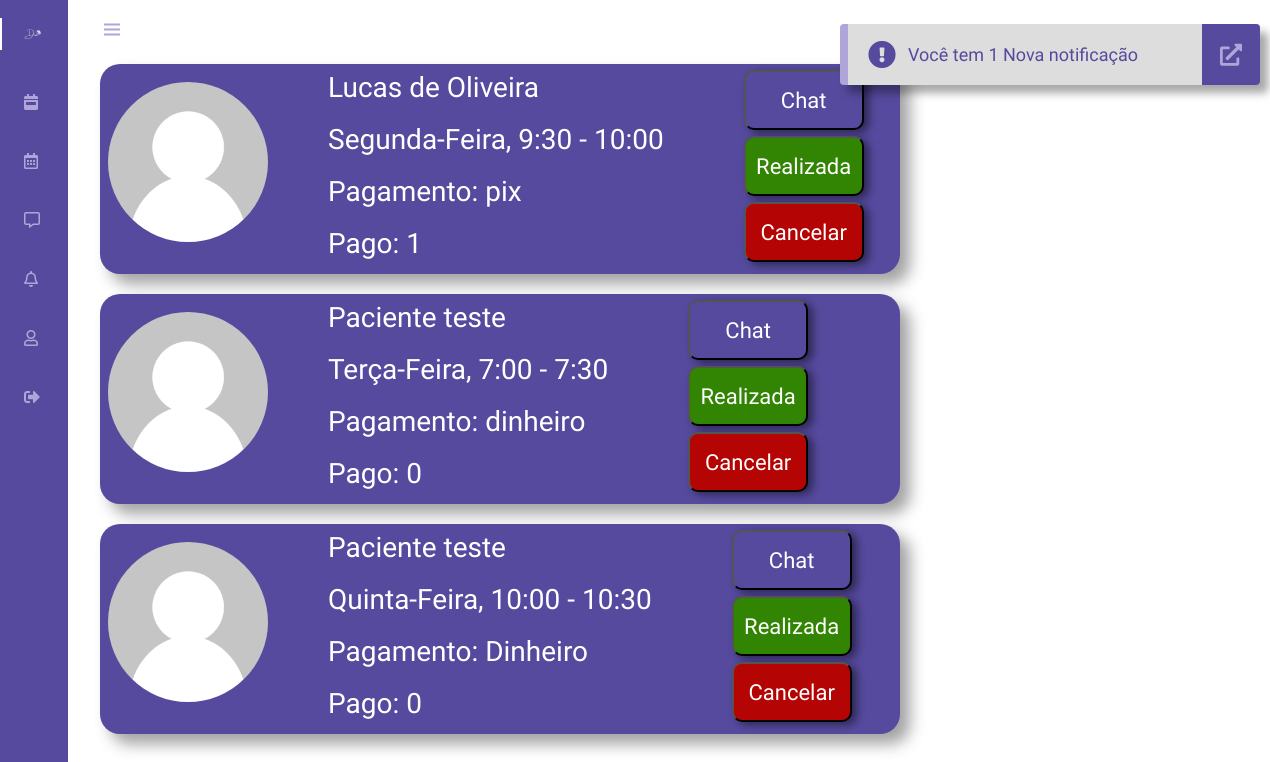
Page /realizadas.php (signed in) on the committed database.
### tables this page shows
CREATE TABLE `cad_usuario` (
  `unique_id` varchar(200) NOT NULL,
  `nome` varchar(50) NOT NULL,
  `nascimento` char(10) NOT NULL,
  `sexo` char(1) DEFAULT NULL,
  `email` varchar(30) NOT NULL,
  `senha` char(40) NOT NULL,
  `cpf` char(14) NOT NULL,
  `telefone` char(19) DEFAULT NULL,
  `cep` char(9) NOT NULL,
  `estado` char(2) DEFAULT NULL,
  `foto` varchar(100) DEFAULT NULL,
  `rg` varchar(15) NOT NULL,
  `status` varchar(30) NOT NULL,
  `desativada` int(11) DEFAULT NULL
);

CREATE TABLE `consulta` (
  `id_consulta` int(11) NOT NULL,
  `horario` varchar(100) NOT NULL,
  `id_psic` int(11) NOT NULL,
  `id_user` int(11) NOT NULL,
  `realizada` int(11) DEFAULT NULL,
  `tipo_pagamento` varchar(20) DEFAULT NULL,
  `pago` int(3) DEFAULT NULL
);

### realizadas.php (the view, shortened to what this page needs)
<?php
    require_once 'conexao.php';
        $id = $_SESSION['unique_id'];
?>
<!DOCTYPE html>
<html lang="en">
<head>
    <link rel="stylesheet" href="css/navbar.css">
    <link rel="stylesheet" href="css/marcada.css">
    <link rel="stylesheet" href="css/not.css">
    <link rel="stylesheet" href="https://cdnjs.cloudflare.com/ajax/libs/font-awesome/5.15.2/css/all.min.css">
    <link href='https://unpkg.com/boxicons@2.0.7/css/boxicons.min.css' rel='stylesheet'>
</head>
<body id="body-pd">
    <header class="header" id="header">
        <div class="header__toggle">
        <i class='bx bx-menu' id="header-toggle"></i>
        </div>
        <div class="header__img">
            <img src="assets/img/perfil.jpg" alt="">
        </div>
    </header>
    <div class="l-navbar" id="nav-bar">
    <nav class="nav">
            <div>
                <a href="index.php" class="nav__logo active">
                    <img class = "logo" src="assets/logo.png" alt="">
                </a>
                <div class="nav__list">
                    <a href="dashboard.php" class="nav__link ">
                    <i class="fas fa-calendar-week"></i>
                    </a>
                    <a href="agenda.php" class="nav__link">
                    <i class="far fa-calendar-alt"></i>
                    </a>
                    <a href="chat/users.php" class="nav__link">
                    <i class="far fa-comment-alt"></i>
                    </a>
                    <a href="notificacao_psic.php" class="nav__link">
                    <i class="far fa-bell"></i>
                    </a>
                    <a href="perfil_psic.php" class="nav__link">
                    <i class="far fa-user"></i>
                    </a>
                    <a href="encerra.php" class="nav__link">
                    <i class="fas fa-sign-out-alt"></i>
                    </a>
                </div>
            </div>
        </nav>
    </div>
    <?php
    $notificado = $_SESSION['unique_id'];
    $notify = mysqli_query($conn, "SELECT * FROM notificacao WHERE id_para = '$notificado'");
    $not = mysqli_num_rows($notify);
     if($not){
        if($not == 1){
            echo "<div class='alert show'>
            <span class='fas fa-exclamation-circle'></span>
            <span class='msg'>Você tem $not Nova notificação</span>
            <a href='notificacao_psic.php'><span class='close-btn'>
            <span class='fas fa-external-link-alt'></span>
        </span></a>
            </div>";
         }
    }
?>
    <?php
    $acha = mysqli_query($conn, "SELECT u.nome, u.foto, u.unique_id, c.id_user, c.id_consulta, c.horario, c.realizada, c.id_psic, c.pago, c.tipo_pagamento FROM cad_usuario AS u INNER JOIN consulta AS c ON u.unique_id = c.id_user  WHERE id_psic = '$id' AND realizada = 1");
        while($consul = mysqli_fetch_array($acha)){
            echo "<div class='pacientes'>
            <div class='card'>
                <div class='col1'>
                <img src='imagens/user.png' alt='imagens'>
                </div>
                <div class='col2'>
                <p>$consul[nome]</p>
                <p>$consul[horario]</p>
                <p>Pagamento: $consul[tipo_pagamento]</p>
                <p>Pago: $consul[pago]</p>
                </div>
                <div class='col3'>
                <a href='chat/chat.php?user_id=$consul[id_user]'><button class='chat'>Chat</button></a>
                <form action='process/up_consultas.php' method='POST'>
                    <input type='hidden' name='realizada' value='$consul[id_consulta]'>
                    <input type='submit' class='realizada' value='Realizada'>
                </form>
                <form action='process/delete_consultas.php' method='POST'>
                    <input type='hidden' name='cancelada' value='$consul[id_consulta]'>
                    <input type='submit' class='cancelada' value='Cancelar'>
                </form>
                </div>
            </div>
        </div>";
        }
    ?>
</body>
</html>

### css/navbar.css (style rules this page uses)
:root { --header-height: 3rem; --nav-width: 68px; --first-color: #4723D9; --first-color-light: #AFA5D9; --white-color: #ffffff; --normal-font-size: 1rem; --z-fixed: 100; --cor-principal: #564a9e; --cor-texto: #d9d9d9; --cor-titulo: #FFFFFF; --fonte-titulo: 'Antonio', sans-serif; --fonte-texto: 'Oswald', sans-serif; }
*,::before,::after { box-sizing: border-box; }
body { position: relative; margin: var(--header-height) 0 0 0; padding: 0 1rem; font-family: var(--fonte-texto); font-size: var(--normal-font-size); transition: .5s; }
a { text-decoration: none; }
.header { width: 100%; height: var(--header-height); position: fixed; top: 0; left: 0; display: flex; align-items: center; justify-content: space-between; padding: 0 1rem; background-color: transparent; z-index: var(--z-fixed); transition: .5s; }
.header__toggle { color: var(--first-color-light); font-size: 1.5rem; cursor: pointer; }
.header__img { width: 35px; height: 35px; display: flex; justify-content: center; border-radius: 50%; overflow: hidden; }
.header__img img { width: 40px; }
.l-navbar { position: fixed; top: 0; left: -30%; width: var(--nav-width); height: 100vh; background-color: var(--cor-principal); padding: .5rem 1rem 0 0; transition: .5s; z-index: var(--z-fixed); }
.nav { height: 100%; display: flex; flex-direction: column; justify-content: space-between; overflow: hidden; }
.nav .logo { width: 20px; }
.nav__logo, .nav__link { display: grid; grid-template-columns: max-content max-content; align-items: center; column-gap: 1rem; padding: .5rem 0 .5rem 1.5rem; }
.nav__logo { margin-bottom: 2rem; }
.nav__link { position: relative; color: var(--first-color-light); margin-bottom: 1.5rem; transition: .3s; }
.show { left: 0; }
.active { color: var(--white-color); }
.active::before { content: ''; position: absolute; left: 0; width: 2px; height: 32px; background-color: var(--white-color); }
@media screen and (min-width: 768px) { body { margin: calc(var(--header-height) + 1rem) 0 0 0; padding-left: calc(var(--nav-width) + 2rem); } }
@media screen and (min-width: 768px) { .header { height: calc(var(--header-height) + 1rem); padding: 0 2rem 0 calc(var(--nav-width) + 2rem); } }
@media screen and (min-width: 768px) { .header__img { width: 40px; height: 40px; } }
@media screen and (min-width: 768px) { .header__img img { width: 45px; } }
@media screen and (min-width: 768px) { .l-navbar { left: 0; padding: 1rem 1rem 0 0; } }
@media screen and (min-width: 768px) { .show { width: calc(var(--nav-width) + 156px); } }

### css/marcada.css (style rules this page uses)
:root { --cor-principal: #564a9e; --cor-texto: #d9d9d9; --cor-titulo: #FFFFFF; --fonte-titulo: 'Antonio', sans-serif; --fonte-texto: 'Oswald', sans-serif; }
.pacientes { display: flex; flex-direction: row; margin-top: 20px; }
.pacientes .card { background: var(--cor-principal); width: 800px; height: 210px; display: flex; border-radius: 20px; box-shadow: 10px 10px 15px #33333374; margin-right: 20px; }
.pacientes .card img { width: 160px; height: 160px; border-radius: 50%; margin-left: 8px; margin-top: 18px; margin-right: 60px; }
.pacientes .card p { margin-top: 12px; margin-right: 80px; font-family: var(--fonte-texto); font-size: 28px; line-height: 24px; color: var(--cor-titulo); }
.realizada, .cancelada, .chat { width: 120px; height: 60px; font-family: var(--fonte-texto); color: var(--cor-titulo); box-shadow: 5px 3px 8px #00000078; font-size: 22px; margin-right: 10px; margin-top: 6px; display: block; border-radius: 10px; cursor: pointer; }
.realizada { background: #328403; }
.cancelada { background: #b40404; }
.chat { background: var(--cor-principal); }

### rows in the picture
cad_usuario: nome "Lucas de Oliveira", consulta.horario "Segunda-Feira, 9:30 - 10:00", consulta.tipo_pagamento "pix", consulta.pago "1"
cad_usuario: nome "Paciente teste", consulta.horario "Terça-Feira, 7:00 - 7:30", consulta.tipo_pagamento "dinheiro", consulta.pago "0", consulta.horario "Quinta-Feira, 10:00 - 10:30", consulta.tipo_pagamento "Dinheiro"

### other values in the picture
$not "1"
